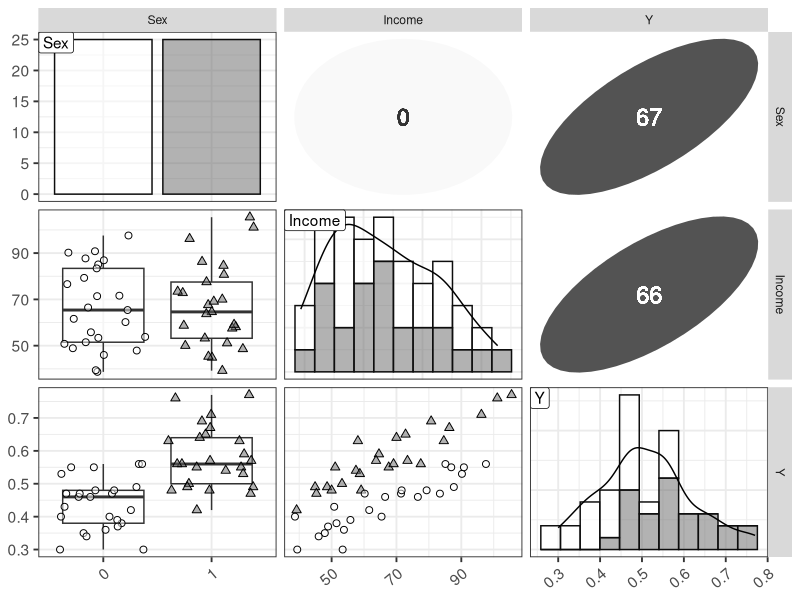

The R source for this figure:
library(ggplot2)
library(GGally)

set.seed(123)
d <- read.csv(file='input/data-shopping-1.csv')[,-1]
d$Sex <- as.factor(d$Sex)

N_col <- ncol(d)
ggp <- ggpairs(d, upper='blank', diag='blank', lower='blank')

for (i in 1:N_col) {
  x <- d[,i]
  p <- ggplot(data.frame(x, Sex=d$Sex), aes(x)) +
    theme_bw(base_size=14) +
    theme(axis.text.x=element_text(angle=40, vjust=1, hjust=1))
  if (class(x) == 'factor') {
    p <- p + geom_bar(aes(fill=Sex), color='grey5')
  } else {
    bw <- (max(x)-min(x))/10
    p <- p + geom_histogram(binwidth=bw, aes(fill=Sex), color='grey5') +
      geom_line(eval(bquote(aes(y=..count..*.(bw)))), stat='density')
  }
  p <- p + geom_label(data=data.frame(x=-Inf, y=Inf, label=colnames(d)[i]), aes(x=x, y=y, label=label), hjust=0, vjust=1) +
    scale_fill_manual(values=alpha(c('white', 'grey40'), 0.5))
  ggp <- putPlot(ggp, p, i, i)
}

zcolat <- seq(-1, 1, length=81)
zcolre <- c(zcolat[1:40]+1, rev(zcolat[41:81]))

for (i in 1:(N_col-1)) {
  for (j in (i+1):N_col) {
    x <- as.numeric(d[,i])
    y <- as.numeric(d[,j])
    r <- cor(x, y, method='spearman', use='pairwise.complete.obs')
    zcol <- lattice::level.colors(r, at=zcolat, col.regions=grey(zcolre))
    textcol <- ifelse(abs(r) < 0.4, 'grey20', 'white')
    ell <- ellipse::ellipse(r, level=0.95, type='l', npoints=50, scale=c(.2, .2), centre=c(.5, .5))
    p <- ggplot(data.frame(ell), aes(x=x, y=y)) +
      theme_bw() + theme(
        plot.background=element_blank(),
        panel.grid.major=element_blank(), panel.grid.minor=element_blank(),
        panel.border=element_blank(), axis.ticks=element_blank()
      ) +
      geom_polygon(fill=zcol, color=zcol) +
      geom_text(data=NULL, x=.5, y=.5, label=100*round(r, 2), size=6, col=textcol)
    ggp <- putPlot(ggp, p, i, j)
  }
}

for (j in 1:(N_col-1)) {
  for (i in (j+1):N_col) {
    x <- d[,j]
    y <- d[,i]
    p <- ggplot(data.frame(x, y, gr=d$Sex), aes(x=x, y=y, fill=gr, shape=gr)) +
      theme_bw(base_size=14) +
      theme(axis.text.x=element_text(angle=40, vjust=1, hjust=1))
    if (class(x) == 'factor') {
      p <- p + geom_boxplot(aes(group=x), alpha=3/6, outlier.shape=NA, fill='white') +
        geom_point(position=position_jitter(w=0.4, h=0), size=2)
    } else {
      p <- p + geom_point(size=2)
    }
    p <- p + scale_shape_manual(values=c(21, 24)) +
      scale_fill_manual(values=alpha(c('white', 'grey40'), 0.5))
    ggp <- putPlot(ggp, p, i, j)
  }
}

png(file='output/fig5-1.png', w=1600, h=1600, res=300)
print(ggp, left=0.3, bottom=0.3)
dev.off()
